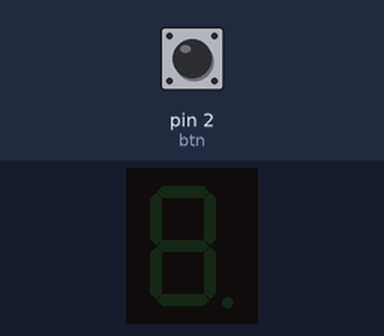
A sketch run on a simulated Arduino Uno, built with avr-gcc and run on an emulated ATmega328P. On the bench: 1-digit seven-segment display. Wiring (inferred from the names in the program): 1-digit 7-segment display, segments lit when HIGH: segments pin 13, pin 12, pin 11, pin 10, pin 9, pin 8, pin 7. The inputs (shaded band) are chosen by the test bench; at power-on: pin 2 (btn) LOW. The segment pins are drawn as the display they are named for; what the sketch prints to the serial monitor is not drawn.

Above: at 1.2 s.
1.3 s: pin 2 (btn) pulled HIGH for 0.15 s
At 1.34 s:
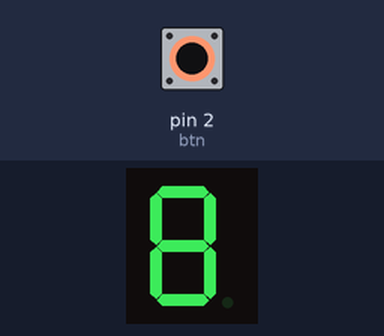
At 2.1 s:
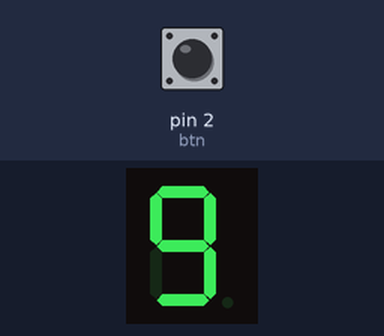
Timing chart, 0 to 4.3 s (numbered marks = the images above; inputs shaded):
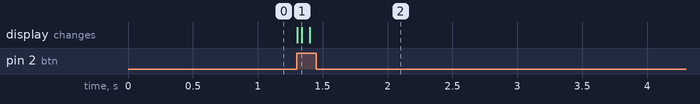

The sketch:

7-segment.ino
```cpp
int pinA = 13;
int pinB = 12;
int pinC = 11;
int pinD = 10;
int pinE = 9;
int pinF = 8;
int pinG = 7;

int btn = 2;
int btnState;

//common cathode

int time = 1000;

void setup(){
	pinMode(pinA, OUTPUT);
	pinMode(pinB, OUTPUT);
	pinMode(pinC, OUTPUT);
	pinMode(pinD, OUTPUT);
	pinMode(pinE, OUTPUT);
	pinMode(pinF, OUTPUT);
	pinMode(pinG, OUTPUT);

	pinMode(btn, INPUT);

  Serial.begin(9600);
}

 int counter = 0;
void loop(){
  	btnState = digitalRead(btn);
  	Serial.println(btnState);

  if(counter == 9){
  	counter == 0;
  }

  if(btnState == 1){
  	counter++;
  }

  if(counter == 1){
  	 //1
  digitalWrite(pinA, 0);
  digitalWrite(pinB, 1);
  digitalWrite(pinC, 1);
  digitalWrite(pinD, 0);
  digitalWrite(pinE, 0);
  digitalWrite(pinF, 0);
  digitalWrite(pinG, 0);
  }
  else if(counter == 2){
     //2
  	digitalWrite(pinA, 1);
  digitalWrite(pinB, 1);
  digitalWrite(pinC, 0);
  digitalWrite(pinD, 1);
  digitalWrite(pinE, 1);
  digitalWrite(pinF, 0);
  digitalWrite(pinG, 1);
  }
  else if(counter == 3){
  //3
   digitalWrite(pinA, 1);
  digitalWrite(pinB, 1);
  digitalWrite(pinC, 1);
  digitalWrite(pinD, 1);
  digitalWrite(pinE, 0);
  digitalWrite(pinF, 0);
  digitalWrite(pinG, 1);
  }
   else if(counter == 4){
  	 digitalWrite(pinA, 0);
  digitalWrite(pinB, 1);
  digitalWrite(pinC, 1);
  digitalWrite(pinD, 0);
  digitalWrite(pinE, 0);
  digitalWrite(pinF, 1);
  digitalWrite(pinG, 1);

  } else if(counter == 5){
  digitalWrite(pinA, 1);
  digitalWrite(pinB, 0);
  digitalWrite(pinC, 1);
  digitalWrite(pinD, 1);
  digitalWrite(pinE, 0);
  digitalWrite(pinF, 1);
  digitalWrite(pinG, 1);

  } else if(counter == 6){
  //6
  digitalWrite(pinA, 1);
  digitalWrite(pinB, 0);
  digitalWrite(pinC, 1);
  digitalWrite(pinD, 1);
  digitalWrite(pinE, 1);
  digitalWrite(pinF, 1);
  digitalWrite(pinG, 1);

  } else if(counter == 7){
   //7
  digitalWrite(pinA, 1);
  digitalWrite(pinB, 1);
  digitalWrite(pinC, 1);
  digitalWrite(pinD, 0);
  digitalWrite(pinE, 0);
  digitalWrite(pinF, 0);
  digitalWrite(pinG, 0);

  } else if(counter == 8){
   //8
   digitalWrite(pinA, 1);
  digitalWrite(pinB, 1);
  digitalWrite(pinC, 1);
  digitalWrite(pinD, 1);
  digitalWrite(pinE, 1);
  digitalWrite(pinF, 1);
  digitalWrite(pinG, 1);

  } else if(counter == 9){
  //9
   digitalWrite(pinA, 1);
  digitalWrite(pinB, 1);
  digitalWrite(pinC, 1);
  digitalWrite(pinD, 1);
  digitalWrite(pinE, 0);
  digitalWrite(pinF, 1);
  digitalWrite(pinG, 1);
  }
}

void CountFrom0to9(){
//0
	digitalWrite(pinA, 1);
  	digitalWrite(pinB, 1);
  	digitalWrite(pinC, 1);
  	digitalWrite(pinD, 1);
  	digitalWrite(pinE, 1);
  	digitalWrite(pinF, 1);
  	digitalWrite(pinG, 0);

  	delay(time);

  //1
  digitalWrite(pinA, 0);
  digitalWrite(pinB, 1);
  digitalWrite(pinC, 1);
  digitalWrite(pinD, 0);
  digitalWrite(pinE, 0);
  digitalWrite(pinF, 0);
  digitalWrite(pinG, 0);

  	delay(time);

  //2
   digitalWrite(pinA, 1);
  digitalWrite(pinB, 1);
  digitalWrite(pinC, 0);
  digitalWrite(pinD, 1);
  digitalWrite(pinE, 1);
  digitalWrite(pinF, 0);
  digitalWrite(pinG, 1);

  	delay(time);

  //3
   digitalWrite(pinA, 1);
  digitalWrite(pinB, 1);
  digitalWrite(pinC, 1);
  digitalWrite(pinD, 1);
  digitalWrite(pinE, 0);
  digitalWrite(pinF, 0);
  digitalWrite(pinG, 1);

  	delay(time);

  //4
 digitalWrite(pinA, 0);
  digitalWrite(pinB, 1);
  digitalWrite(pinC, 1);
  digitalWrite(pinD, 0);
  digitalWrite(pinE, 0);
  digitalWrite(pinF, 1);
  digitalWrite(pinG, 1);

  	delay(time);

  //5
 digitalWrite(pinA, 1);
  digitalWrite(pinB, 0);
  digitalWrite(pinC, 1);
  digitalWrite(pinD, 1);
  digitalWrite(pinE, 0);
  digitalWrite(pinF, 1);
  digitalWrite(pinG, 1);

  	delay(time);

  //6
  digitalWrite(pinA, 1);
  digitalWrite(pinB, 0);
  digitalWrite(pinC, 1);
  digitalWrite(pinD, 1);
  digitalWrite(pinE, 1);
  digitalWrite(pinF, 1);
  digitalWrite(pinG, 1);

  	delay(time);

  //7
  digitalWrite(pinA, 1);
  digitalWrite(pinB, 1);
  digitalWrite(pinC, 1);
  digitalWrite(pinD, 0);
  digitalWrite(pinE, 0);
  digitalWrite(pinF, 0);
  digitalWrite(pinG, 0);

  	delay(time);

  //8
   digitalWrite(pinA, 1);
  digitalWrite(pinB, 1);
  digitalWrite(pinC, 1);
  digitalWrite(pinD, 1);
  digitalWrite(pinE, 1);
  digitalWrite(pinF, 1);
  digitalWrite(pinG, 1);

  	delay(time);


  //9
   digitalWrite(pinA, 1);
  digitalWrite(pinB, 1);
  digitalWrite(pinC, 1);
  digitalWrite(pinD, 1);
  digitalWrite(pinE, 0);
  digitalWrite(pinF, 1);
  digitalWrite(pinG, 1);

  	delay(5000);

  	digitalWrite(pinA, 0);
  	digitalWrite(pinB, 0);
  	digitalWrite(pinC, 0);
  	digitalWrite(pinD, 0);
  	digitalWrite(pinE, 0);
  	digitalWrite(pinF, 0);
  	digitalWrite(pinG, 0);
}
```

Measured:
- after the input at 1.3 s, the display: first changes at once (image 1 shows a later state)
